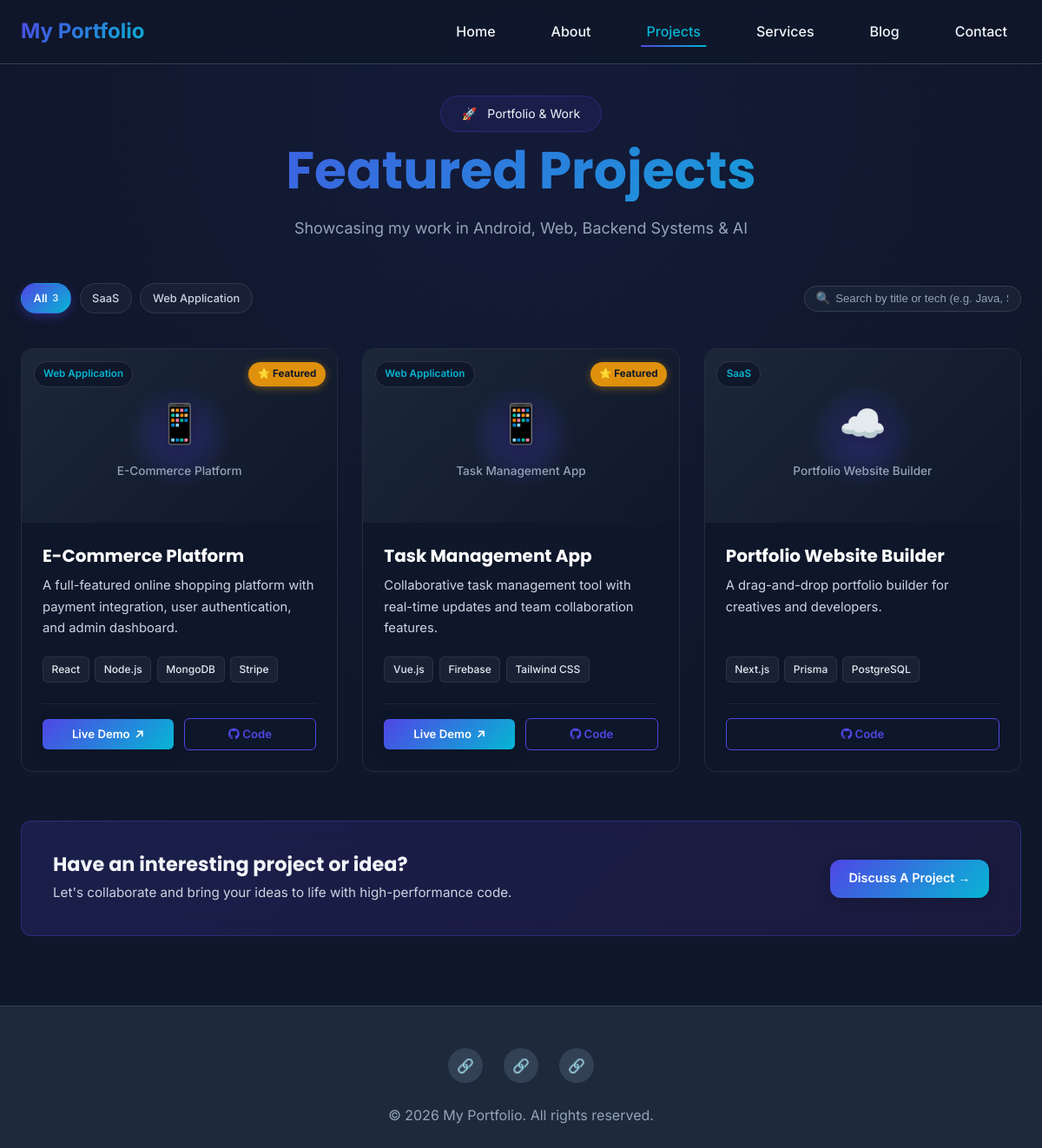
The page /public/projects.php on the database its author committed.
### tables this page shows
CREATE TABLE `projects` (
  `id` int(11) NOT NULL AUTO_INCREMENT,
  `title` varchar(200) NOT NULL,
  `description` text NOT NULL,
  `tech_stack` varchar(500) DEFAULT NULL COMMENT 'Comma-separated technologies',
  `category` varchar(50) DEFAULT NULL,
  `image` varchar(255) DEFAULT NULL,
  `live_url` varchar(255) DEFAULT NULL,
  `github_url` varchar(255) DEFAULT NULL,
  `is_featured` tinyint(1) DEFAULT 0,
  `sort_order` int(11) DEFAULT 0,
  `status` enum('active','inactive') DEFAULT 'active',
  `created_at` timestamp NOT NULL DEFAULT CURRENT_TIMESTAMP,
  `updated_at` timestamp NOT NULL DEFAULT CURRENT_TIMESTAMP ON UPDATE CURRENT_TIMESTAMP,
  PRIMARY KEY (`id`)
);

### config/database.php (called while the page is built, shortened)
<?php
class Database {
    private static $instance = null;
    private $connection;
    private function __construct() {
        try {
            $dsn = "mysql:host=" . DB_HOST . ";dbname=" . DB_NAME . ";charset=" . DB_CHARSET;
            $options = [
                PDO::ATTR_ERRMODE            => PDO::ERRMODE_EXCEPTION,
                PDO::ATTR_DEFAULT_FETCH_MODE => PDO::FETCH_ASSOC,
                PDO::ATTR_EMULATE_PREPARES   => false,
                PDO::MYSQL_ATTR_INIT_COMMAND => "SET NAMES " . DB_CHARSET
            ];
            $this->connection = new PDO($dsn, DB_USER, DB_PASS, $options);
        } catch (PDOException $e) {
            if (APP_ENV === 'development') {
                die("Database Connection Failed: " . $e->getMessage());
            } else {
                die("Database connection error. Please try again later.");
            }
        }
    }
    public static function getInstance() {
        if (self::$instance === null) {
            self::$instance = new Database();
        }
        return self::$instance;
    }
    public function getConnection() {
        return $this->connection;
    }
}

### app/models/Project.php (called while the page is built, shortened)
<?php
require_once __DIR__ . '/Model.php';
class Project extends Model {
    protected $table = 'projects';
    public function getActive($category = null) {
        $sql = "SELECT * FROM {$this->table} WHERE status = 'active'";
        $params = [];
        $sql .= " ORDER BY sort_order ASC, created_at DESC";
        return $this->query($sql, $params)->fetchAll();
    }
    public function getCategories() {
        $stmt = $this->db->query("SELECT DISTINCT category FROM {$this->table}
                                   WHERE category IS NOT NULL AND status = 'active'
                                   ORDER BY category");
        return $stmt->fetchAll(PDO::FETCH_COLUMN);
    }
}

### app/models/Model.php (called while the page is built, shortened)
<?php
require_once dirname(__DIR__, 2) . '/config/database.php';
abstract class Model {
    protected $db;
    public function __construct() {
        $this->db = Database::getInstance()->getConnection();
    }
    protected function query($sql, $params = []) {
        $stmt = $this->db->prepare($sql);
        $stmt->execute($params);
        return $stmt;
    }
}

### app/helpers/helpers.php (called while the page is built, shortened)
<?php
function clean($data) {
    return htmlspecialchars($data ?? '', ENT_QUOTES, 'UTF-8');
}

### public/projects.php (the view, shortened to what this page needs)
<?php
require_once __DIR__ . '/../config/database.php';
require_once __DIR__ . '/../app/helpers/helpers.php';
require_once __DIR__ . '/../app/models/Project.php';
$projectModel = new Project();
$category = isset($_GET['category']) ? sanitizeInput($_GET['category']) : null;
$projects = $category ? $projectModel->getActive($category) : $projectModel->getActive();
$categories = $projectModel->getCategories();
$totalProjects = count($projects);
include __DIR__ . '/../includes/header.php';
include __DIR__ . '/../includes/navbar.php';
?>
<section class="section projects-page" style="padding-top: 110px; padding-bottom: 80px;">
    <div class="container">
        <div class="section-header" data-aos="fade-up">
            <div class="hero-badge" style="margin-bottom: 0.5rem;">
                <span>🚀</span> Portfolio &amp; Work
            </div>
            <h1 class="section-title">Featured Projects</h1>
            <p class="section-subtitle">Showcasing my work in Android, Web, Backend Systems &amp; AI</p>
        </div>
        <div class="projects-control-bar" data-aos="fade-up" data-aos-delay="100">
            <div class="filter-pills-wrap">
                <a href="projects" class="filter-pill <?php echo !$category ? 'active' : ''; ?>">
                    <span>All</span>
                    <span class="pill-counter"><?php echo !$category ? $totalProjects : ''; ?></span>
                </a>
                <?php if (!empty($categories)): ?>
                    <?php foreach ($categories as $cat): ?>
                        <a href="?category=<?php echo urlencode($cat); ?>" class="filter-pill <?php echo $category === $cat ? 'active' : ''; ?>">
                            <span><?php echo clean($cat); ?></span>
                        </a>
                    <?php endforeach; ?>
                <?php endif; ?>
            </div>
            <div class="project-search-box">
                <span class="search-icon">🔍</span>
                <input type="text" id="projectSearchInput" placeholder="Search by title or tech (e.g. Java, SQL)..." autocomplete="off">
            </div>
        </div>
        <?php if (empty($projects)): ?>
            <div class="empty-state-box glass-card" data-aos="fade-up">
                <div class="empty-icon">📁</div>
                <h3>No Projects Found</h3>
                <p class="empty-sub">
                    <?php echo $category ? "No projects found under the category \"<strong>" . clean($category) . "</strong>\"." : "Projects are currently being updated. Please check back soon!"; ?>
                </p>
                <?php if ($category): ?>
                    <a href="projects" class="btn btn-primary" style="margin-top: 1rem;">View All Projects</a>
                <?php endif; ?>
            </div>
        <?php else: ?>
            <div class="projects-showcase-grid" id="projectsGrid">
                <?php foreach ($projects as $index => $project): ?>
                    <article class="project-glass-card glass-card" data-aos="fade-up" data-aos-delay="<?php echo ($index % 4) * 80; ?>"
                             data-title="<?php echo strtolower(clean($project['title'])); ?>"
                             data-tech="<?php echo strtolower(clean($project['tech_stack'] ?? '')); ?>"
                             data-desc="<?php echo strtolower(clean($project['description'] ?? '')); ?>">
                        <div class="project-banner-wrapper">
                            <?php if (!empty($project['image'])): ?>
                                <img src="<?php echo getFileUrl($project['image']); ?>" alt="<?php echo clean($project['title']); ?>" class="project-banner-img" loading="lazy">
                            <?php else: ?>
                                <div class="project-fallback-banner">
                                    <div class="fallback-glow"></div>
                                    <div class="fallback-icon">
                                        <?php
                                        $catLower = strtolower($project['category'] ?? '');
                                        if (strpos($catLower, 'android') !== false || strpos($catLower, 'app') !== false) {
                                            echo '📱';
                                        } elseif (strpos($catLower, 'ai') !== false || strpos($catLower, 'machine') !== false) {
                                            echo '🤖';
                                        } elseif (strpos($catLower, 'saas') !== false || strpos($catLower, 'cloud') !== false) {
                                            echo '☁️';
                                        } else {
                                            echo '💻';
                                        }
                                        ?>
                                    </div>
                                    <span class="fallback-label"><?php echo clean($project['title']); ?></span>
                                </div>
                            <?php endif; ?>
                            <div class="project-badges-overlay">
                                <?php if (!empty($project['category'])): ?>
                                    <span class="category-badge-chip"><?php echo clean($project['category']); ?></span>
                                <?php endif; ?>
                                <?php if (!empty($project['is_featured'])): ?>
                                    <span class="featured-badge-chip">⭐ Featured</span>
                                <?php endif; ?>
                            </div>
                        </div>
                        <div class="project-card-details">
                            <h3 class="project-card-heading"><?php echo clean($project['title']); ?></h3>
                            <p class="project-card-summary">
                                <?php echo clean($project['description']); ?>
                            </p>
                            <?php if (!empty($project['tech_stack'])): ?>
                                <div class="project-tech-pills">
                                    <?php
                                    $techs = array_filter(array_map('trim', explode(',', $project['tech_stack'])));
                                    foreach ($techs as $tech):
                                    ?>
                                        <span class="tech-pill-tag"><?php echo clean($tech); ?></span>
                                    <?php endforeach; ?>
                                </div>
                            <?php endif; ?>
                            <div class="project-card-actions">
                                <?php if (!empty($project['live_url'])): ?>
                                    <a href="<?php echo clean($project['live_url']); ?>" target="_blank" rel="noopener noreferrer" class="btn btn-primary btn-sm project-action-btn">
                                        <span>Live Demo</span>
                                        <span style="font-size: 0.85rem;">↗</span>
                                    </a>
                                <?php endif; ?>
                                <?php if (!empty($project['github_url'])): ?>
                                    <a href="<?php echo clean($project['github_url']); ?>" target="_blank" rel="noopener noreferrer" class="btn btn-outline btn-sm project-action-btn">
                                        <span><i class="fab fa-github"></i> Code</span>
                                    </a>
                                <?php endif; ?>
                            </div>
                        </div>
                    </article>
                <?php endforeach; ?>
            </div>
        <?php endif; ?>
        <div class="projects-collab-cta glass-card" data-aos="fade-up">
            <div class="collab-cta-inner">
                <div>
                    <h3 style="margin: 0 0 0.4rem 0; font-size: 1.4rem;">Have an interesting project or idea?</h3>
                    <p style="margin: 0; color: #cbd5e1; font-size: 0.95rem;">Let's collaborate and bring your ideas to life with high-performance code.</p>
                </div>
                <a href="contact" class="btn btn-primary">
                    <span>Discuss A Project →</span>
                </a>
            </div>
        </div>
    </div>
</section>
<?php include __DIR__ . '/../includes/footer.php'; ?>

### assets/css/style.css (style rules this page uses)
:root { --color-primary: #4F46E5; --color-primary-dark: #4338CA; --color-primary-light: #6366F1; --color-accent: #06B6D4; --color-accent-dark: #0891B2; --color-bg: #0F172A; --color-bg-light: #1E293B; --color-bg-lighter: #334155; --color-text: #F1F5F9; --color-text-muted: #94A3B8; --color-border: #334155; --gradient-primary: linear-gradient(135deg, var(--color-primary) 0%, var(--color-accent) 100%); --gradient-card: linear-gradient(135deg, rgba(79, 70, 229, 0.1) 0%, rgba(6, 182, 212, 0.1) 100%); --font-primary: 'Inter', 'Segoe UI', system-ui, sans-serif; --font-heading: 'Poppins', 'Inter', sans-serif; --spacing-xs: 0.5rem; --spacing-sm: 1rem; --spacing-md: 1.5rem; --spacing-lg: 2rem; --spacing-xl: 3rem; --spacing-2xl: 4rem; --shadow-sm: 0 2px 8px rgba(0, 0, 0, 0.1); --shadow-md: 0 4px 16px rgba(0, 0, 0, 0.15); --shadow-lg: 0 8px 32px rgba(0, 0, 0, 0.2); --shadow-glow: 0 0 20px rgba(79, 70, 229, 0.3); --border-radius: 12px; --transition: all 0.3s cubic-bezier(0.4, 0, 0.2, 1); }
* { margin: 0; padding: 0; box-sizing: border-box; }
html { scroll-behavior: smooth; }
body { font-family: var(--font-primary); background-color: var(--color-bg); color: var(--color-text); line-height: 1.7; font-size: 16px; overflow-x: hidden; }
h1, h2, h3, h4, h5, h6 { font-family: var(--font-heading); font-weight: 700; line-height: 1.2; margin-bottom: var(--spacing-sm); }
h1 { font-size: clamp(2.5rem, 5vw, 4rem); }
h3 { font-size: clamp(1.5rem, 3vw, 2rem); }
a { color: var(--color-accent); text-decoration: none; transition: var(--transition); }
.container { max-width: 1200px; margin: 0 auto; padding: 0 var(--spacing-md); }
.section { padding: var(--spacing-2xl) 0; position: relative; }
.section-header { text-align: center; margin-bottom: var(--spacing-xl); }
.section-title { background: var(--gradient-primary); -webkit-background-clip: text; -webkit-text-fill-color: transparent; background-clip: text; color: transparent; margin-bottom: var(--spacing-sm); }
.section-subtitle { color: var(--color-text-muted); font-size: 1.125rem; }
.btn { display: inline-flex; align-items: center; justify-content: center; gap: 0.5rem; padding: 0.6rem 1.35rem; border-radius: var(--border-radius); font-weight: 600; text-align: center; cursor: pointer; transition: var(--transition); border: none; font-size: 0.9rem; text-decoration: none; }
.btn-sm { padding: 0.4rem 0.85rem; font-size: 0.825rem; border-radius: 6px; }
.btn-primary { background: var(--gradient-primary); color: white; box-shadow: var(--shadow-md); }
.btn-outline { background: transparent; border: 1.5px solid var(--color-primary); color: var(--color-primary); }
.glass-card { background: rgba(30, 41, 59, 0.6); backdrop-filter: blur(10px); border: 1px solid rgba(255, 255, 255, 0.1); border-radius: var(--border-radius); padding: var(--spacing-lg); transition: var(--transition); }
[data-aos] { transition-duration: 0.8s; }
.hero-badge { display: inline-block; padding: 0.5rem 1.5rem; background: rgba(79, 70, 229, 0.1); border: 1px solid rgba(79, 70, 229, 0.3); border-radius: 50px; font-size: 0.875rem; margin-bottom: var(--spacing-md); backdrop-filter: blur(10px); }
.hero-badge span { margin-right: 0.5rem; }

### rows shown on the page
projects: title "E-Commerce Platform", category "Web Application", is_featured "⭐ Featured", description "A full-featured online shopping platform with payment integration, user authentication, and admin dashboard.", tech_stack "React", tech_stack "Node.js", tech_stack "MongoDB", tech_stack "Stripe"
projects: title "Task Management App", category "Web Application", is_featured "⭐ Featured", description "Collaborative task management tool with real-time updates and team collaboration features.", tech_stack "Vue.js", tech_stack "Firebase", tech_stack "Tailwind CSS"
projects: title "Portfolio Website Builder", category "SaaS", description "A drag-and-drop portfolio builder for creatives and developers.", tech_stack "Next.js", tech_stack "Prisma", tech_stack "PostgreSQL"

### other values the page prints
$settings['site_name'] "My Portfolio"
$totalProjects "3"
$cat "SaaS"
$cat "Web Application"
$icons[$platform] "🔗"
